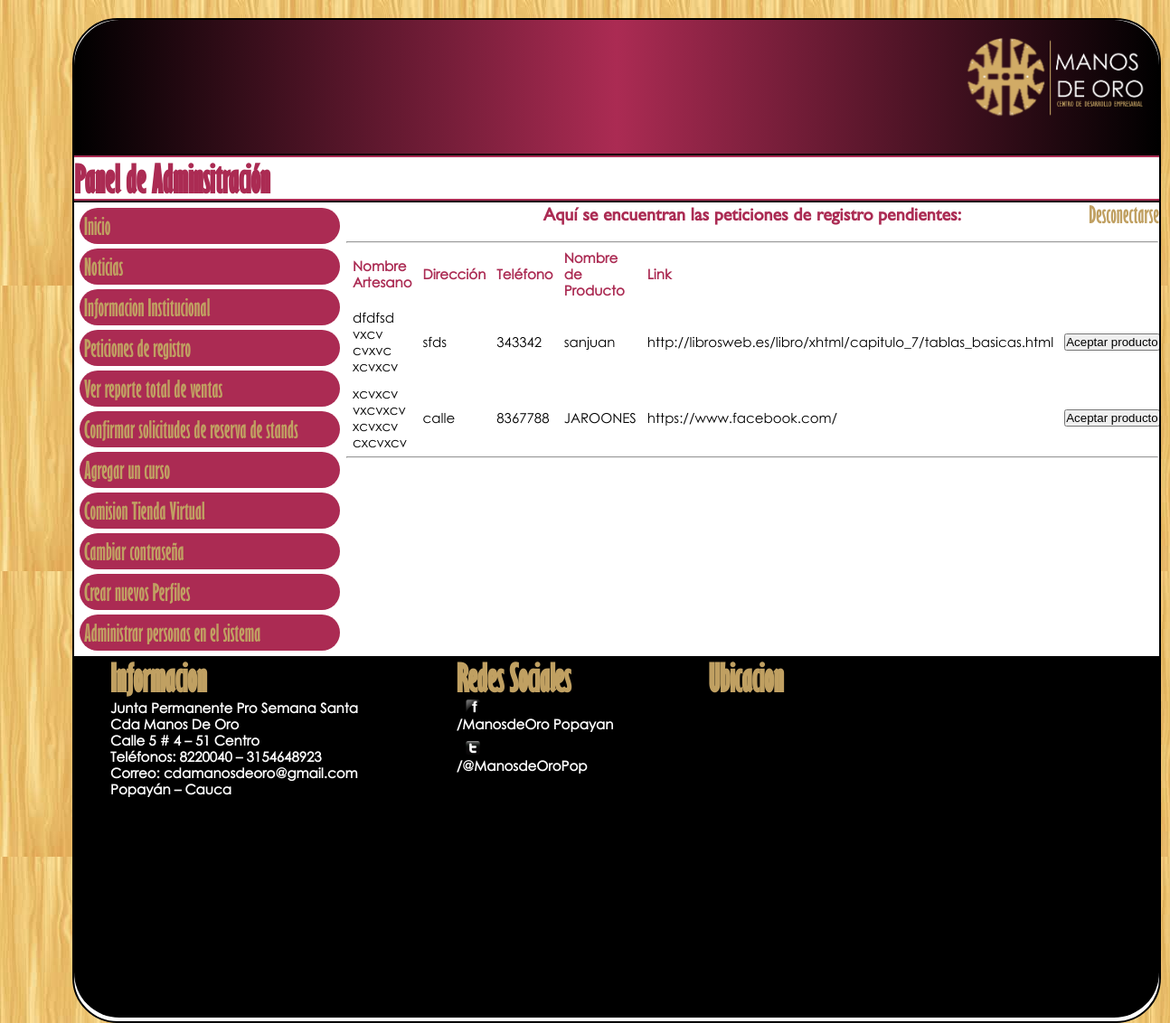
The app's page /Interfaces/peticionesRegistro.php (signed in), older data.
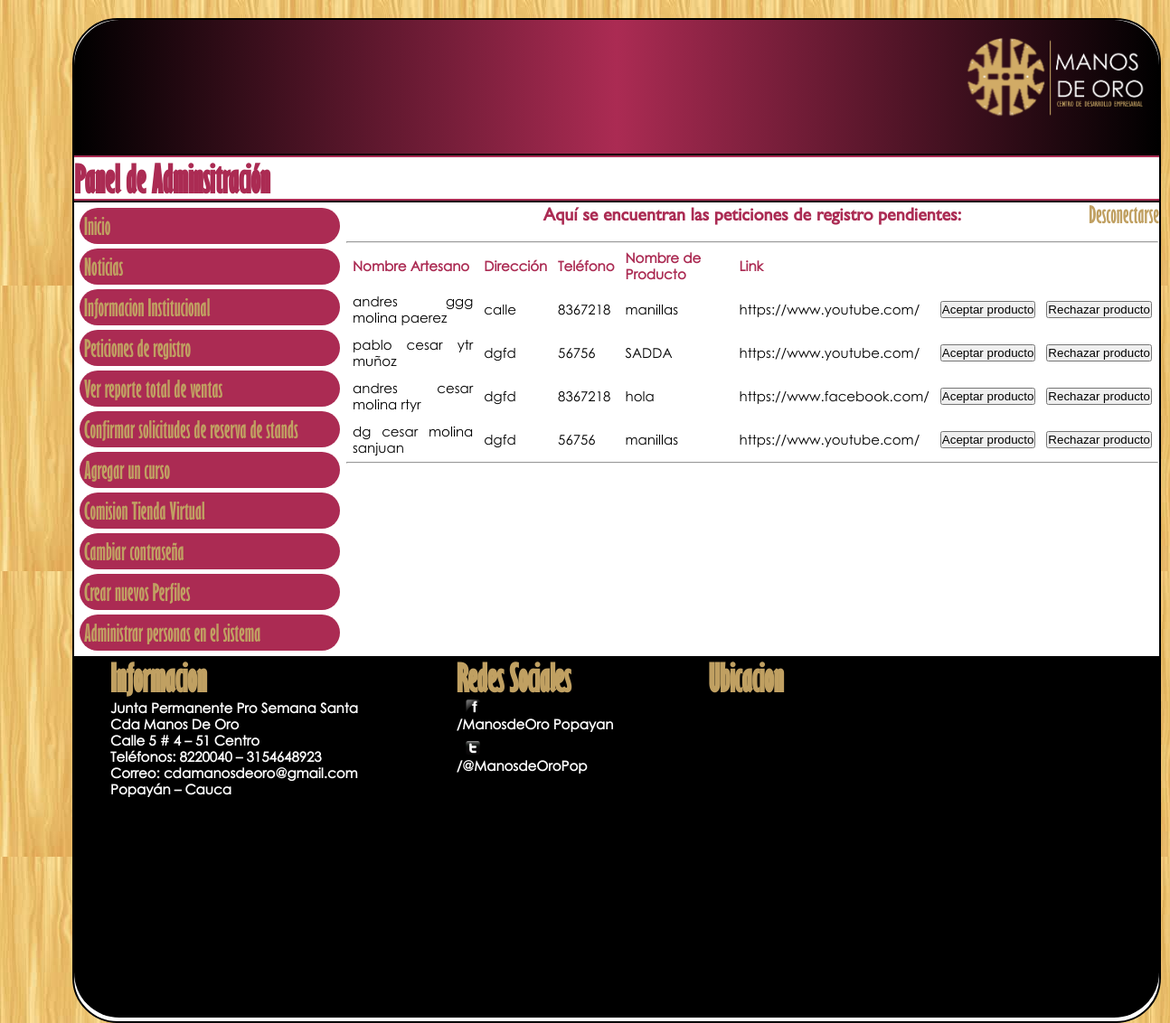
The same page, newer data.
### tables this page shows
CREATE TABLE IF NOT EXISTS `producto` (
`idproducto` int(11) NOT NULL,
  `nombproducto` varchar(300) NOT NULL,
  `descripcion` varchar(30) NOT NULL,
  `link` varchar(150) DEFAULT NULL,
  `idartesano` int(11) NOT NULL,
  `aceptado` tinyint(4) NOT NULL,
  `empresa` varchar(150) NOT NULL,
  `nroenvio` varchar(30) NOT NULL,
  `notificado` int(11) NOT NULL,
  `stock` int(11) DEFAULT NULL,
  `ventas` int(11) DEFAULT NULL,
  `formatofoto` int(11) DEFAULT NULL,
  `precio` int(11) NOT NULL DEFAULT '0',
  `mostrar` int(11) NOT NULL,
  `fecha` date NOT NULL,
  `comision` float NOT NULL
);

CREATE TABLE IF NOT EXISTS `artesano` (
`idArtesano` int(11) NOT NULL,
  `TipoDoc` int(11) NOT NULL,
  `NroDoc` varchar(30) NOT NULL,
  `password` varchar(40) NOT NULL,
  `direccion` varchar(200) NOT NULL,
  `telefono` varchar(30) NOT NULL,
  `telefono2` varchar(25) NOT NULL,
  `username` varchar(30) DEFAULT NULL,
  `estado` int(11) NOT NULL,
  `nombre` varchar(200) NOT NULL,
  `celular` varchar(20) NOT NULL,
  `email` varchar(70) NOT NULL,
  `certificacion` tinyint(4) NOT NULL,
  `nivelestudio` int(11) NOT NULL,
  `aprendices` text,
  `cursos` text,
  `formatofoto` int(11) DEFAULT NULL,
  `departamento` varchar(22) NOT NULL,
  `ciudad` varchar(22) NOT NULL
);

### Librerias/Producto.php (called while the page is built, shortened)
<?php
class Producto {
    var $idproducto;
    var $nombproducto;
    var $descripcion;
    var $link;
    var $idartesano;
    var $aceptado;
    var $empresa;
    var $nroenvio;
    var $notificado;
    var $stock;
    var $ventas;
    var $formatofoto;
    var $precio;
    var $mostrar;
    var $fecha;
    var $comision;
    function getIdproducto() {
          return $this->idproducto;
    }
    function setIdproducto($idproductoIn) {
          $this->idproducto = $idproductoIn;
    }
    function getNombproducto() {
          return $this->nombproducto;
    }
    function setNombproducto($nombproducto) {
          $this->nombproducto = $nombproducto;
    }
    function getDescripcion() {
          return $this->descripcion;
    }
    function setDescripcion($descripcionIn) {
          $this->descripcion = $descripcionIn;
    }
    function getLink() {
          return $this->link;
    }
    function setLink($linkIn) {
          $this->link = $linkIn;
    }
    function getIdartesano() {
          return $this->idartesano;
    }
    function setIdartesano($idartesanoIn) {
          $this->idartesano = $idartesanoIn;
    }
    function getAceptado() {
          return $this->aceptado;
    }
    function setAceptado($aceptadoIn) {
          $this->aceptado = $aceptadoIn;
    }
    function getEmpresa() {
          return $this->empresa;
    }
    function setEmpresa($empresaIn) {
          $this->empresa = $empresaIn;
    }
    function getNroenvio() {
          return $this->nroenvio;
    }
    function setNroenvio($nroenvioIn) {
          $this->nroenvio = $nroenvioIn;
    }
    function getNotificado() {
          return $this->notificado;
    }
    function setNotificado($notificadoIn) {
          $this->notificado = $notificadoIn;
    }
    function getStock() {
          return $this->stock;
    }
    function setStock($stockIn) {
          $this->stock = $stockIn;
    }
    function getVentas() {
          return $this->ventas;
    }
    function setVentas($ventasIn) {
          $this->ventas = $ventasIn;
    }
    function getFormatofoto() {
          return $this->formatofoto;
    }
    function setFormatofoto($formatofotoIn) {
          $this->formatofoto = $formatofotoIn;
    }
    function getPrecio() {
          return $this->precio;
    }
    function setPrecio($precioIn) {
          $this->precio = $precioIn;
    }
    function getMostrar() {
          return $this->mostrar;
    }
    function setMostrar($mostrarIn) {
          $this->mostrar = $mostrarIn;
    }
      function getFecha() {
          return $this->fecha;
    }
    function setFecha($fechaIn) {
          $this->fecha = $fechaIn;
    }
      function getComision() {
          return $this->comision;
    }
    function setComision($comisionIn) {
          $this->comision = $comisionIn;
    }
}
?>

### Librerias/ProductoDao.php (called while the page is built, shortened)
<?php
class ProductoDao {
    function createValueObject() {
          return new Producto();
    }
    function searchMatching($conn, $valueObject) {
          $first = true;
          $sql = "SELECT * FROM producto WHERE 1=1 ";
          if (count($valueObject->getAceptado()) != 0) {
              if ($first) { $first = false; }
              $sql = $sql."AND aceptado = ".$valueObject->getAceptado()." ";
          }
          $sql = $sql."ORDER BY idproducto ASC ";
          $searchResults = $this->listQuery($conn, $sql);
          return $searchResults;
    }
    function listQuery($conn, $sql) {
          $searchResults = array();
          $result = $conn->execute($sql);
          while ($row = $conn->nextRow($result)) {
               $temp = $this->createValueObject();
               $temp->setIdproducto($row[0]);
               $temp->setNombproducto($row[1]);
               $temp->setDescripcion($row[2]);
               $temp->setLink($row[3]);
               $temp->setIdartesano($row[4]);
               $temp->setAceptado($row[5]);
               $temp->setEmpresa($row[6]);
               $temp->setNroenvio($row[7]);
               $temp->setNotificado($row[8]);
               $temp->setStock($row[9]);
               $temp->setVentas($row[10]);
               $temp->setFormatofoto($row[11]);
               $temp->setPrecio($row[12]);
               $temp->setMostrar($row[13]);
               $temp->setFecha($row[14]);
               $temp->setComision($row[15]);
               array_push($searchResults, $temp);
          }
          return $searchResults;
    }
}
?>

### Librerias/Datasource.php (called while the page is built, shortened)
<?php
class Datasource {
        var $dbLink;
       function Datasource($dbHost, $dbName, $dbuser, $dbpasswd) {
                $this->dbLink = mysql_connect ($dbHost, $dbuser, $dbpasswd);
	}
        function execute($sql) {
                $result = mysql_query($sql, $this->dbLink);
                return $result;
        }
        function nextRow ($result) {
                $row = mysql_fetch_array($result);
                return $row;
        }
        function checkErrors($sql) {
                $err=mysql_error();
                $errno=mysql_errno();
                if($errno) {
                        $message = "The following SQL command ".$sql." caused Database error: ".$err.".";
                        print "Unrecowerable error has occurred. All data will be logged.";
                        print "Please contact System Administrator for help! \n";
                        print " ".$message." \n";
                        exit;
                } else {
                        return;
                }
        }
}
?>

### Librerias/ArtesanoDao.php (called while the page is built, shortened)
<?php
class ArtesanoDao
{
    function createValueObject() {
          return new Artesano();
    }
    function getObject($conn, $idArtesano) {
          $valueObject = $this->createValueObject();
          $valueObject->setIdArtesano($idArtesano);
          $this->load($conn, $valueObject);
          return $valueObject;
    }
    function load($conn, $valueObject) {
          $sql = "SELECT * FROM artesano WHERE (idArtesano = ".$valueObject->getIdArtesano().") ";
          if ($this->singleQuery($conn, $sql, $valueObject))
               return true;
          else
               return false;
    }
    function singleQuery($conn, $sql, $valueObject) {
          $result = $conn->execute($sql);
          if ($row = $conn->nextRow($result)) {
                   $valueObject->setIdArtesano($row[0]);
                   $valueObject->setTipoDoc($row[1]);
                   $valueObject->setNroDoc($row[2]);
                   $valueObject->setPassword($row[3]);
                   $valueObject->setDireccion($row[4]);
                   $valueObject->setTelefono($row[5]);
                   $valueObject->setTelefono2($row[6]);
                   $valueObject->setUsername($row[7]);
                   $valueObject->setEstado($row[8]);
                   $valueObject->setNombre($row[9]);
                   $valueObject->setCelular($row[10]);
                   $valueObject->setEmail($row[11]);
                   $valueObject->setCertificacion($row[12]);
                   $valueObject->setNivelestudio($row[13]);
                   $valueObject->setAprendices($row[14]);
                   $valueObject->setCursos($row[15]);
                   $valueObject->setFormatofoto($row[16]);
                   $valueObject->setDepartamento($row[17]);
                   $valueObject->setCiudad($row[18]);
          } else {
               return false;
          }
          return true;
    }
}
?>

### Librerias/Artesano.php (called while the page is built, shortened)
<?php
class Artesano {
    var $idArtesano;
    function getIdArtesano() {
          return $this->idArtesano;
    }
    function setIdArtesano($idArtesanoIn) {
          $this->idArtesano = $idArtesanoIn;
    }
}
?>

### Interfaces/peticionesRegistro.php (the view, shortened to what the changed rows need)
<?php
	include_once("../Librerias/Datasource.php");
	include_once("../Librerias/ProductoDao.php");
	include_once("../Librerias/Producto.php");
	include_once("../Librerias/Artesano.php");
	include_once("../Librerias/ArtesanoDao.php");
	if(isset($_SESSION["USER"]))
	{
		if($_SESSION["ROL"]!="Administrador")
		{
			if($_SESSION["ROL"]=="Administrador de tienda")
			{
				?>
				<script>
					alert("No tienes permiso para ver esto. Ser\u00e1s redireccionado a tu p\u00e1gina de inicio");
				</script>
				<meta http-equiv="refresh" content="0,url=admonTienda.php">
				<?php
			}
			else
			{
				?>
					<script>
						alert("No tienes permiso para ver esto. Ser\u00e1s redireccionado a tu p\u00e1gina de inicio");
					</script>
					<meta http-equiv="refresh" content="0,url=principal.php">
				<?php
			}
		}
		else
		{
			$conn=new Datasource($dbhost,$dbName,$dbUser,$dbPassword);
			$pdao=new ProductoDao();
			$artdao=new ArtesanoDao();
			?>
<!DOCTYPE html>
<html>
	<head>
				<link rel="stylesheet" href="../css/diseno.css">
	</head>
	<body  onload="initialize()">
		<div id="contenedor">
			<nav id="nav_admon">
				<div style="float: center; width: 33%;">
					<h1 id="titulos_noti">Panel de Adminsitración</h1>
				</div>
			</nav>
			<section id="sec6">
				<center>
					<h1 id="strings_editar_rojo">Aquí se encuentran las peticiones de registro pendientes:</h1><br>
					<div id="tabla">
						<?php
							$busqueda=new Producto();
							$busqueda->setAceptado(0);
							$prodnoaceptados=$pdao->searchMatching($conn,$busqueda);
							if(count($prodnoaceptados)!=0)
							{
								?>
									<table >
										<tr>
											<td  style="padding:5px">
											<h1 id="strings_editar_rojo2">Nombre Artesano</h1>
											</td>
											<td style="padding:5px">
											<h1 id="strings_editar_rojo2">Dirección</h1>
											</td>
											<td style="padding:5px">
											<h1 id="strings_editar_rojo2">Teléfono</h1>
											</td>
											<td style="padding:5px">
												<h1 id="strings_editar_rojo2">Nombre de Producto</h1>
											</td>
											<td  style="padding:5px">
												<h1 id="strings_editar_rojo2">Link</h1>
											</td>
										</tr>
										<?php
											for($i=0;$i<count($prodnoaceptados);$i++)
											{
												if($prodnoaceptados[$i]->getAceptado()==0)
												{
													$producto=$prodnoaceptados[$i];
													$artesano=$artdao->getObject($conn,($producto->getIdartesano()));
													echo("<tr>");
													echo("<td  style='padding:5px' id='strings_editar'>".(utf8_encode($artesano->getNombre()))."</td>");
													echo("<td  style='padding:5px' id='strings_editar'>".($artesano->getDireccion())."</td>");
													echo("<td  style='padding:5px' id='strings_editar'>".($artesano->getTelefono())."</td>");
													echo("<td  style='padding:5px' id='strings_editar'>".(utf8_encode($producto->getDescripcion()))."</td>");
													echo("<td  style='padding:5px' id='strings_editar'>".$producto->getLink()."</td>");
													echo("<td style='padding:5px' ><input type='button' value='Aceptar producto' onclick='aceptarProducto(".$producto->getIdproducto().")'></td>");
													echo("<td style='padding:5px' ><input type='button' value='Rechazar producto' onclick='rechazarProducto(".$producto->getIdproducto().")'></td>");
													echo("</tr>");
												}
											}
										?>
									</table>
								<?php
							}
							else
							{
								?>
									No hay peticiones por revisar.
								<?php
							}
						?>
					</div>
				</center>
			</section>
			<footer>
				<div style="float: left; width: 33%;">
						<h1 id="titulos_footer">Informacion</h1>
						<h1 id="strings_footer">Junta Permanente Pro Semana Santa</h1>
						<h1 id="strings_footer">Cda Manos De Oro</h1>
						<h1 id="strings_footer">Calle 5 # 4 – 51 Centro</h1>
						<h1 id="strings_footer">Teléfonos: 8220040 – 3154648923</h1>
						<h1 id="strings_footer">Correo: cdamanosdeoro@gmail.com</h1>
						<h1 id="strings_footer">Popayán – Cauca</h1>
				</div>
				<div style="float: left; width: 23%;">
						<h1 id="titulos_footer">Redes Sociales</h1>
						<div id="foot_face">
							<h1 id="strings_footer">/ManosdeOro Popayan</h1>
						</div>
						<br>
						<div id="foot_twiter">
						<h1 id="strings_footer">/@ManosdeOroPop</h1>
						</div>
				</div>
				<div style="float: right; width: 43%;">
						<h1 id="titulos_footer">Ubicacion</h1>
			</footer>
		</div>
	</body>
</html>
			<?php
		}
	}
?>

Row changes from the older to the newer data that the page shows:
removed producto: idartesano.nombre "dfdfsd vxcv cvxvc xcvxcv", idartesano.direccion "sfds", idartesano.telefono "343342", descripcion "sanjuan", link "http://librosweb.es/libro/xhtml/capitulo_7/tablas_basicas.html"
removed producto: idartesano.nombre "xcvxcv vxcvxcv xcvxcv cxcvxcv", idartesano.direccion "calle", idartesano.telefono "8367788", descripcion "JAROONES", link "https://www.facebook.com/"
added producto: idartesano.nombre "andres ggg molina paerez", idartesano.direccion "calle", idartesano.telefono "8367218", descripcion "manillas", link "https://www.youtube.com/"
added producto: idartesano.nombre "pablo cesar ytr muñoz", idartesano.direccion "dgfd", idartesano.telefono "56756", descripcion "SADDA", link "https://www.youtube.com/"
added producto: idartesano.nombre "andres cesar molina rtyr", idartesano.direccion "dgfd", idartesano.telefono "8367218", descripcion "hola", link "https://www.facebook.com/"
added producto: idartesano.nombre "dg cesar molina sanjuan", idartesano.direccion "dgfd", idartesano.telefono "56756", descripcion "manillas", link "https://www.youtube.com/"
